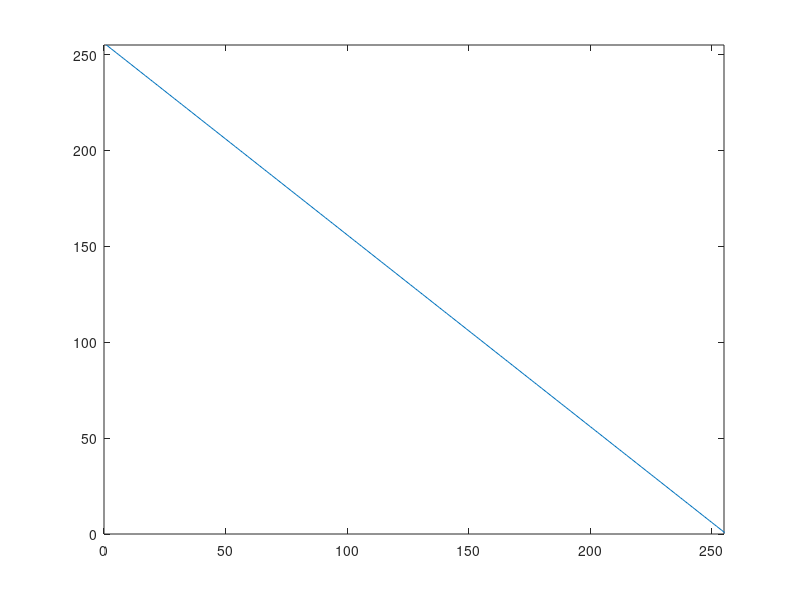

Recreate this plot in MATLAB. (Note: this script raises an error after producing the figure.)
% Negative point transformation function
negative_function = uint8(255:-1:0); 
plot(negative_function); xlim([0 255]); ylim([0 255]); 

img_1 = imread('moon.tif');
img_2 = intlut(img_1, negative_function);
figure, montage({img_1, img_2})

if isequal(img_2, imcomplement(img_1))
    disp("The two images are the negative of each other.")
end